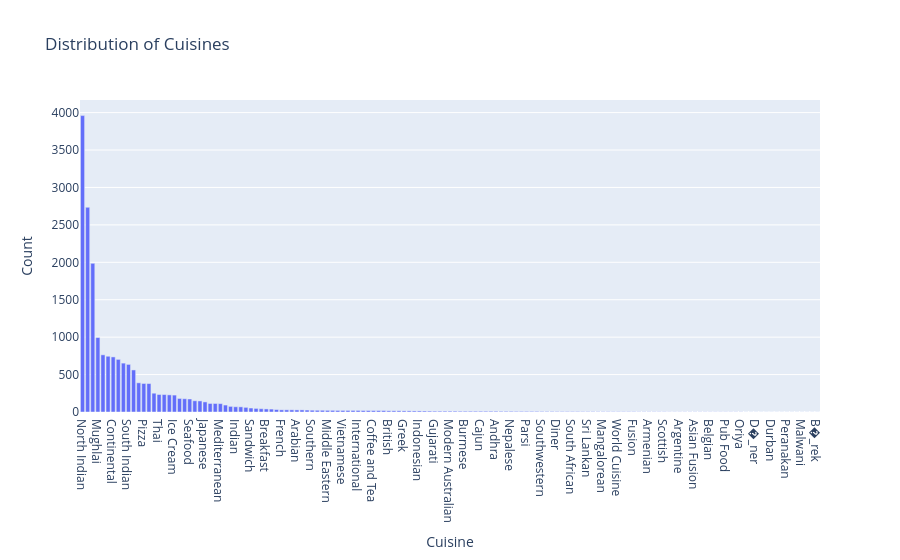

The cell this chart's notebook holds for it:
### Code cell
# Distribution of Cuisines
cuisine_distribution = data['Cuisines'].str.split(', ', expand=True).stack().value_counts().reset_index()
cuisine_distribution.columns = ['Cuisine', 'Count']
fig_cuisine = px.bar(cuisine_distribution, x='Cuisine', y='Count', title='Distribution of Cuisines')
fig_cuisine.show()

### Figure 1 — Plotly figure (JSON) as saved in the notebook; plotly's stock layout.template omitted (floating-point values rounded to 4 significant figures; data arrays with more than 128 entries replaced by an {"elided": "..."} marker saying what was removed)
{"data": [{"alignmentgroup": "True", "hovertemplate": "Cuisine=%{x}<br>Count=%{y}<extra></extra>", "legendgroup": "", "marker": {"color": "#636efa", "pattern": {"shape": ""}}, "name": "", "offsetgroup": "", "orientation": "v", "showlegend": false, "textposition": "auto", "type": "bar", "x": {"elided": "145 str values"}, "xaxis": "x", "y": {"elided": "145 int values"}, "yaxis": "y"}], "layout": {"autosize": true, "barmode": "relative", "legend": {"tracegroupgap": 0}, "title": {"text": "Distribution of Cuisines"}, "xaxis": {"anchor": "y", "autorange": true, "domain": [0, 1], "range": [-0.5, 144.5], "title": {"text": "Cuisine"}, "type": "category"}, "yaxis": {"anchor": "x", "autorange": true, "domain": [0, 1], "range": [0, 4168.0], "title": {"text": "Count"}, "type": "linear"}}}
